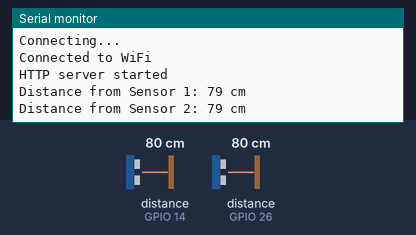
Simulated run of this sketch. Board: ESP32. Parts: the last lines printed to the serial monitor. Wiring (inferred from the names in the program): 2 × ultrasonic range finder: trigger GPIO 12, echo GPIO 14 / trigger GPIO 27, echo GPIO 26; servo: signal GPIO 4. Inputs (shaded band) come from the test bench; at power-on: distance to the obstacle (sensors on GPIO 14, GPIO 26) 80 cm. The echo pulse lasts 58.3 µs per cm; WiFi joins after 1.5 s; servers stay silent unless stated; servo pulses on a pin are drawn as a servo (544–2400 µs = 0–180°).

Above: at 3.2 s.
3.3 s: distance to the obstacle (sensor on GPIO 14) set to 2 cm
At 4.1 s:
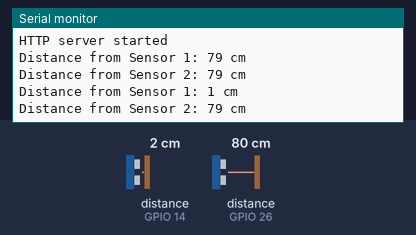
5.5 s: distance to the obstacle (sensor on GPIO 26) set to 2 cm
At 7.5 s:
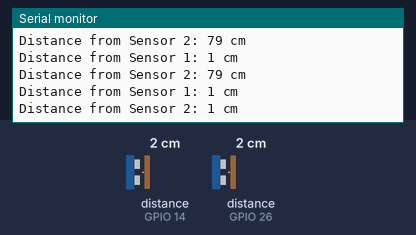
7.7 s: distance to the obstacle (sensor on GPIO 14) set to 4 cm
At 9.3 s:
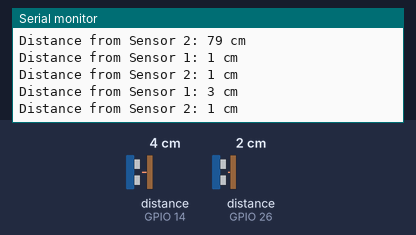
9.9 s: distance to the obstacle (sensor on GPIO 26) set to 4 cm
At 10.6 s:
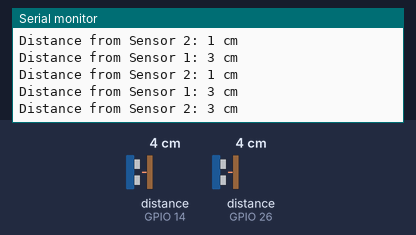
Timing chart, 0 to 12.9 s (numbered marks = the images above; inputs shaded):
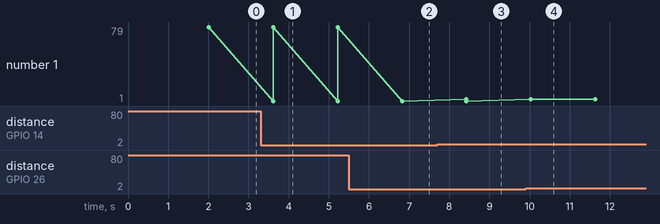

Measured:
- after the input at 3.3 s, the serial monitor: prints a new line after 0.32 s (image 1)
- after the input at 5.5 s, the serial monitor: prints a new line after 1.3 s (image 2)
- after the input at 7.7 s, the serial monitor: prints a new line after 0.73 s (image 3)
- after the input at 9.9 s, the serial monitor: prints a new line after 0.13 s (image 4)

The sketch:

kicha15.ino
```cpp
#include <WiFi.h>
#include <WiFiClient.h>
#include <WebServer.h>
#include <ThingSpeak.h>

const char* ssid = "BLASTBALA";
const char* password = "KISHORE03";   // Your WiFi password

WebServer server(80);

const int trigPin = 12;    // Pin connected to the trigger pin of ultrasonic sensor 1
const int echoPin = 14;    // Pin connected to the echo pin of ultrasonic sensor 1
const int trigPin2 = 27;   // Pin connected to the trigger pin of ultrasonic sensor 2
const int echoPin2 = 26;   // Pin connected to the echo pin of ultrasonic sensor 2
const int servoPin = 4;    // Pin connected to the servo motor

const char* thingSpeakApiKey = "1806FYPV8L998QZJ";
const unsigned long channelNumber = 2502142;

WiFiClient client;

long duration;
int distance;
int distance2;

void setup() {
  Serial.begin(115200);

  pinMode(trigPin, OUTPUT);
  pinMode(echoPin, INPUT);
  pinMode(trigPin2, OUTPUT);
  pinMode(echoPin2, INPUT);
  pinMode(servoPin, OUTPUT);

  // Connect to Wi-Fi
  WiFi.begin(ssid, password);
  Serial.println("Connecting to WiFi...");
  while (WiFi.status() != WL_CONNECTED) {
    delay(1000);
    Serial.println("Connecting...");
  }
  Serial.println("Connected to WiFi");

  ThingSpeak.begin(client); // Initialize ThingSpeak client

  // Start the server
  server.on("/", handleRoot);
  server.begin();
  Serial.println("HTTP server started");
}

void loop() {
  // Measure distance from first ultrasonic sensor
  digitalWrite(trigPin, LOW);
  delayMicroseconds(2);
  digitalWrite(trigPin, HIGH);
  delayMicroseconds(10);
  digitalWrite(trigPin, LOW);

  duration = pulseIn(echoPin, HIGH);
  distance = duration * 0.034 / 2;   // Calculate distance in cm

  // Measure distance from second ultrasonic sensor
  digitalWrite(trigPin2, LOW);
  delayMicroseconds(2);
  digitalWrite(trigPin2, HIGH);
  delayMicroseconds(10);
  digitalWrite(trigPin2, LOW);

  duration = pulseIn(echoPin2, HIGH);
  distance2 = duration * 0.034 / 2;   // Calculate distance in cm

  Serial.print("Distance from Sensor 1: ");
  Serial.print(distance);
  Serial.println(" cm");

  Serial.print("Distance from Sensor 2: ");
  Serial.print(distance2);
  Serial.println(" cm");

  // Update ThingSpeak channel with distance values
  ThingSpeak.writeField(channelNumber, 1, distance, thingSpeakApiKey);
  ThingSpeak.writeField(channelNumber, 2, distance2, thingSpeakApiKey);

  server.handleClient();  // Handle client requests
  delay(1000);            // Update every second
}

void handleRoot() {
  String response = "Distance from Sensor 1: " + String(distance) + " cm\n" +
                    "Distance from Sensor 2: " + String(distance2) + " cm\n";
  server.send(200, "text/plain", response); // Send distance values to client
}
```
